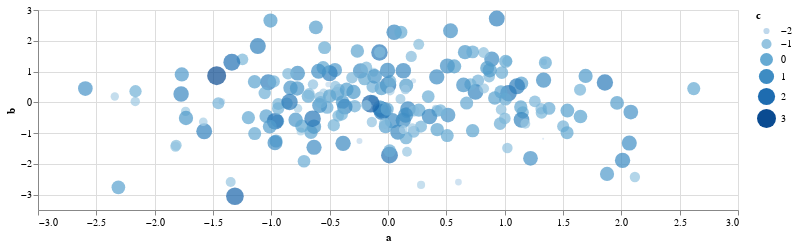

The notebook cell saved with this chart:
### Code cell
c

### Figure 1 — Vega-Lite specification as saved in the notebook (floating-point values rounded to 4 significant figures; data arrays with more than 128 entries replaced by an {"elided": "..."} marker saying what was removed)
{"config": {"view": {"continuousWidth": 400, "continuousHeight": 300}}, "data": {"name": "data-cd5db9f072c6d8dce8924698d034da10"}, "mark": "circle", "encoding": {"color": {"type": "quantitative", "field": "c"}, "size": {"type": "quantitative", "field": "c"}, "tooltip": [{"type": "quantitative", "field": "a"}, {"type": "quantitative", "field": "b"}, {"type": "quantitative", "field": "c"}], "x": {"type": "quantitative", "field": "a"}, "y": {"type": "quantitative", "field": "b"}}, "height": 200, "width": 700, "$schema": "https://vega.github.io/schema/vega-lite/v4.8.1.json", "datasets": {"data-cd5db9f072c6d8dce8924698d034da10": {"elided": "200 records"}}}
